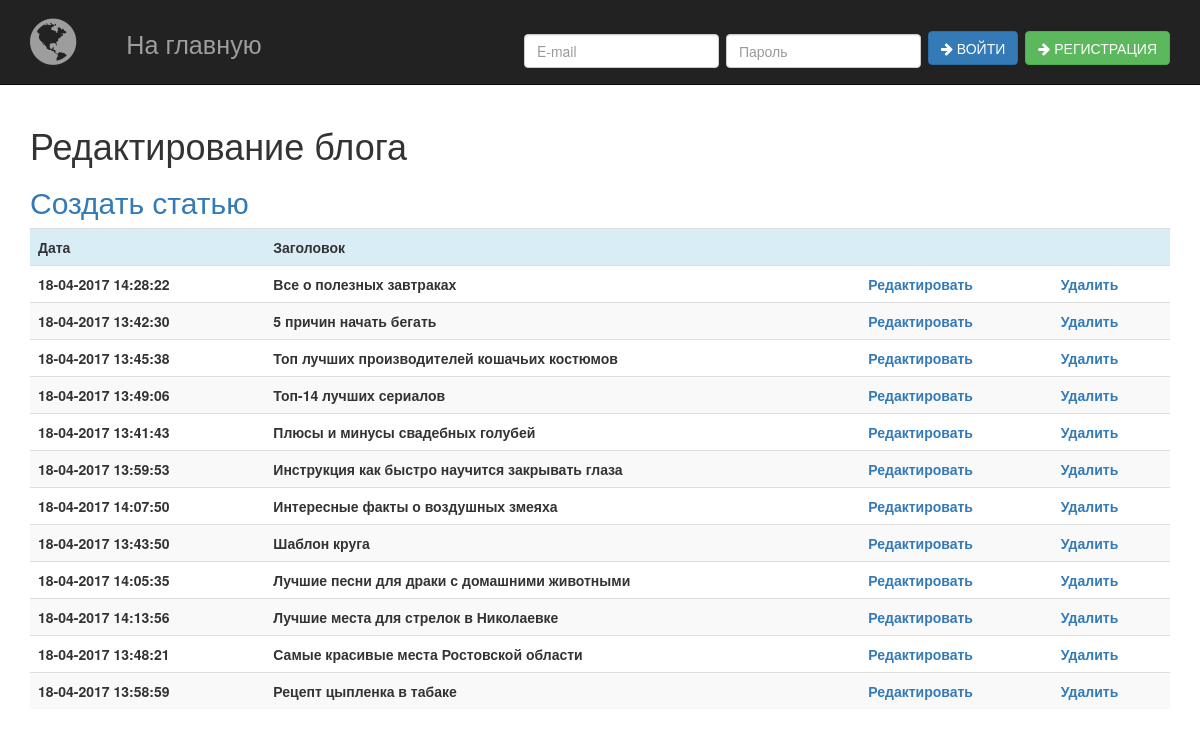
/admin/admin.php, run on the app's committed database.
### tables this page shows
CREATE TABLE IF NOT EXISTS `posts` (
  `id` int(11) NOT NULL,
  `username` text NOT NULL,
  `title` varchar(255) NOT NULL,
  `category` text NOT NULL,
  `image` text NOT NULL,
  `imgposition` varchar(4) NOT NULL,
  `content` text NOT NULL,
  `likes` int(11) NOT NULL,
  `views` int(11) NOT NULL,
  `datetime` int(11) NOT NULL
);

### app/include/functionDB.php (called while the page is built, shortened)
<?php
function get_posts_from_database() {
    global $link;
    $sql = "SELECT * FROM posts ORDER BY likes DESC";
    $result = mysqli_query($link, $sql);
    $posts = mysqli_fetch_all($result, MYSQLI_ASSOC);
    return $posts;
}

### admin/admin.php (the view, shortened to what this page needs)
<?php
include '../app/header.php';
$articles = get_posts_from_database();
?>
<div class="container">
    <h1>Редактирование блога</h1>
    <h2><a href="../app/addPost.php">Создать статью</a></h1>
    <div>
        <table class="table table-striped">
            <tr class="info">
                <th>Дата</th>
                <th>Заголовок</th>
                <th></th>
                <th></th>
            </tr>
            <?php foreach ($articles as $a): ?>
                <tr>
                    <th><?= date(" d-m-Y H:i:s ", $a['datetime']) ?></th>
                    <th><?= $a['title'] ?></th>
                    <th>
                        <a href="../app/addPost.php?action=edit&id=<?= $a['id'] ?>">Редактировать</a>
                    </th>
                    <th>
                        <a href="/app/function.php?action=delete_post&id=<?= $a['id'] ?>">Удалить</a>
                    </th>
                </tr>
            <?php endforeach ?>
        </table>
    </div>
</div>

### data on the page
posts: datetime "18-04-2017 14:28:22", title "Все о полезных завтраках"
posts: datetime "18-04-2017 13:42:30", title "5 причин начать бегать"
posts: datetime "18-04-2017 13:45:38", title "Топ лучших производителей кошачьих костюмов"
posts: datetime "18-04-2017 13:49:06", title "Топ-14 лучших сериалов"
posts: datetime "18-04-2017 13:41:43", title "Плюсы и минусы свадебных голубей"
posts: datetime "18-04-2017 13:59:53", title "Инструкция как быстро научится закрывать глаза"
posts: datetime "18-04-2017 14:07:50", title "Интересные факты о воздушных змеяха"
posts: datetime "18-04-2017 13:43:50", title "Шаблон круга"
posts: datetime "18-04-2017 14:05:35", title "Лучшие песни для драки с домашними животными"
posts: datetime "18-04-2017 14:13:56", title "Лучшие места для стрелок в Николаевке"
posts: datetime "18-04-2017 13:48:21", title "Самые красивые места Ростовской области"
posts: datetime "18-04-2017 13:58:59", title "Рецепт цыпленка в табаке"
